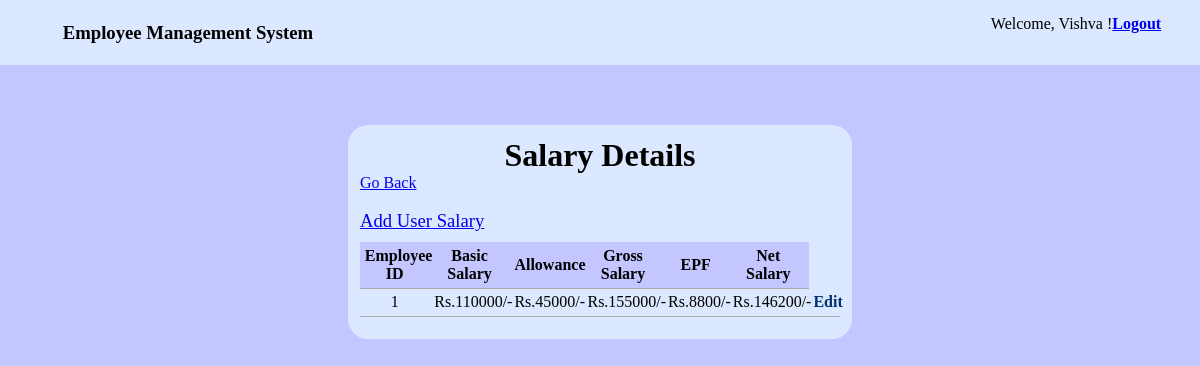
The page /salary.php (signed in) on the database its author committed.
### tables this page shows
CREATE TABLE `salary` (
  `emp_idfk` int(15) NOT NULL,
  `basic` int(11) NOT NULL,
  `allowance` int(11) NOT NULL,
  `gross` int(11) NOT NULL,
  `epf` int(11) NOT NULL,
  `net_sal` int(11) NOT NULL,
  `month` text NOT NULL,
  `year` year(4) NOT NULL
);

### salary.php (the view, shortened to what this page needs)
<?php require_once ('php/connection.php'); ?>
<?php
$sql = "SELECT * FROM salary";
$resultset = mysqli_query($connection, $sql);
?>
<!DOCTYPE html>
<html lang="en">
<head>
    <link rel="stylesheet" href="css\style.css">
</head>
<body>
<header>
<div class="heading"><h3>Employee Management System</h3> </div>
<div class="loggedin">Welcome, <?php echo $_SESSION['first_name']?> !<a href="php/logout.php"><strong>Logout</strong></a></div>
</header>
<div class="container">
<h1>Salary Details</h1>
<a href="home.php" class="back">Go Back</a><br><br>
<span class="adduser">
    <a href="add-salary.php">Add User Salary</a>
</span>
<div class="table">
    <?php  $table = '<table>';
    $table .= '<tr><th>Employee ID</th><th>Basic Salary</th><th>Allowance</th><th>Gross Salary</th><th>EPF</th><th>Net Salary</th></tr>';
    while($record = mysqli_fetch_assoc($resultset)){
        $gross = round(($record['basic'] + $record['allowance']), 2);
        $epf = round((($record['basic'])*(8/100)), 2);
        $net = round(($gross - $epf), 2);
        $table .= '<tr>';
        $table .= '<td>' . $record['emp_idfk']  . '</td>';
        $table .= '<td>' . 'Rs.'. $record['basic'] .'/-'. '</td>';
        $table .= '<td>' . 'Rs.'. $record['allowance'] .'/-'. '</td>';
        $table .= '<td>' . 'Rs.'. $gross .'/-'. '</td>';
        $table .= '<td>' . 'Rs.'. $epf .'/-'. '</td>';
        $table .= '<td>' . 'Rs.'. $net .'/-'. '</td>';
        $table .= "<td><a href=\"edit-salary.php?id={$record['emp_idfk']}\">Edit</a></td>";
        $table .= '</tr>';
    }
    echo $table;?>
</div>
</div>
</body>
</html>

### css/style.css (style rules this page uses)
body { padding: 0; margin: 0; font-family: 'Trebuchet MS'; background-color: #c3c6ff; }
h1 { text-align: center; padding:0 auto; margin: 0 auto; }
.container { width: 40%; margin: 5% auto; padding: 1%; background-color: rgb(220, 232, 255); border-radius: 20px; }
.table { padding: 2% 0; }
.table a { text-decoration: none; font-size: 12pt; font-weight: bold; color: rgb(0, 49, 114); }
.table th { background-color: #c3c6ff; border-radius: 5px auto; }
.table td { padding: 1%; text-align: center; }
.adduser { font-size: 14pt; text-decoration: none; font-weight: 100; }
.adduser { padding-bottom: 2%; }
header { background-color: rgb(220, 232, 255); overflow: auto; padding: 0.25%; }
header .heading { float: left; padding-left: 5%; }
header .loggedin { padding: 1% 3% 0 0; float: right; }

### salary.php (style rules this page uses)
table { border-collapse: collapse; }
td, th { border-bottom: 1px solid #aaa; padding: 1%; width:0.5%; }

### rows shown on the page
salary: emp_idfk "1", basic "110000", allowance "45000", gross "155000", basic "8800", net "146200"

### other values the page prints
$_SESSION['first_name'] "Vishva"
